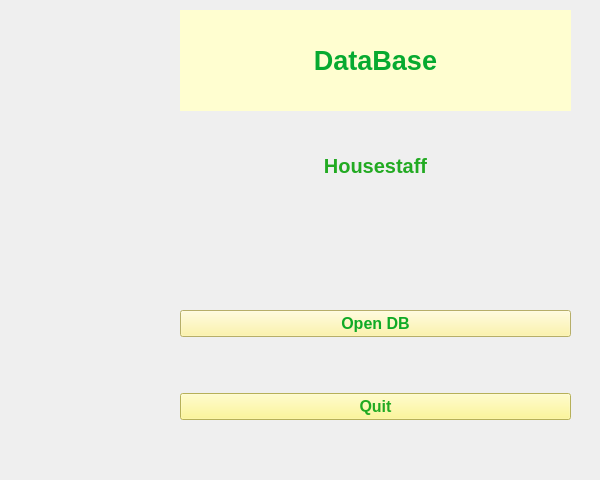
<?xml version="1.0" encoding="UTF-8"?>
<ui version="4.0">
 <class>MainWindow</class>
 <widget class="QMainWindow" name="MainWindow">
  <property name="geometry">
   <rect>
    <x>0</x>
    <y>0</y>
    <width>600</width>
    <height>480</height>
   </rect>
  </property>
  <property name="windowTitle">
   <string>DB</string>
  </property>
  <widget class="QWidget" name="centralwidget">
   <widget class="QLabel" name="label">
    <property name="geometry">
     <rect>
      <x>0</x>
      <y>0</y>
      <width>161</width>
      <height>481</height>
     </rect>
    </property>
    <property name="text">
     <string/>
    </property>
    <property name="pixmap">
     <pixmap>pic/greenleft.jpg</pixmap>
    </property>
   </widget>
   <widget class="QLabel" name="label_2">
    <property name="geometry">
     <rect>
      <x>180</x>
      <y>10</y>
      <width>391</width>
      <height>101</height>
     </rect>
    </property>
    <property name="font">
     <font>
      <pointsize>20</pointsize>
      <weight>75</weight>
      <bold>true</bold>
     </font>
    </property>
    <property name="styleSheet">
     <string notr="true">color: rgb(7, 170, 48);
background-color: rgb(255, 254, 208);
border-color: rgb(0, 0, 0);</string>
    </property>
    <property name="text">
     <string>DataBase</string>
    </property>
    <property name="alignment">
     <set>Qt::AlignCenter</set>
    </property>
   </widget>
   <widget class="QWidget" name="gridLayoutWidget">
    <property name="geometry">
     <rect>
      <x>180</x>
      <y>260</y>
      <width>391</width>
      <height>211</height>
     </rect>
    </property>
    <layout class="QGridLayout" name="gridLayout">
     <item row="0" column="0">
      <widget class="QPushButton" name="btn">
       <property name="font">
        <font>
         <pointsize>12</pointsize>
         <weight>75</weight>
         <bold>true</bold>
        </font>
       </property>
       <property name="styleSheet">
        <string notr="true">color: rgb(15, 170, 38);
background-color: rgb(255, 243, 147);</string>
       </property>
       <property name="text">
        <string>Open DB</string>
       </property>
      </widget>
     </item>
     <item row="1" column="0">
      <widget class="QPushButton" name="btn1">
       <property name="font">
        <font>
         <pointsize>12</pointsize>
         <weight>75</weight>
         <bold>true</bold>
        </font>
       </property>
       <property name="styleSheet">
        <string notr="true">color: rgb(34, 170, 34);
background-color: rgb(255, 247, 124);</string>
       </property>
       <property name="text">
        <string>Quit</string>
       </property>
      </widget>
     </item>
    </layout>
   </widget>
   <widget class="QLabel" name="label_3">
    <property name="geometry">
     <rect>
      <x>180</x>
      <y>130</y>
      <width>391</width>
      <height>71</height>
     </rect>
    </property>
    <property name="font">
     <font>
      <pointsize>15</pointsize>
      <weight>75</weight>
      <bold>true</bold>
     </font>
    </property>
    <property name="styleSheet">
     <string notr="true">color: rgb(34, 170, 34);</string>
    </property>
    <property name="text">
     <string>Housestaff</string>
    </property>
    <property name="alignment">
     <set>Qt::AlignCenter</set>
    </property>
   </widget>
  </widget>
 </widget>
 <resources/>
 <connections/>
</ui>
